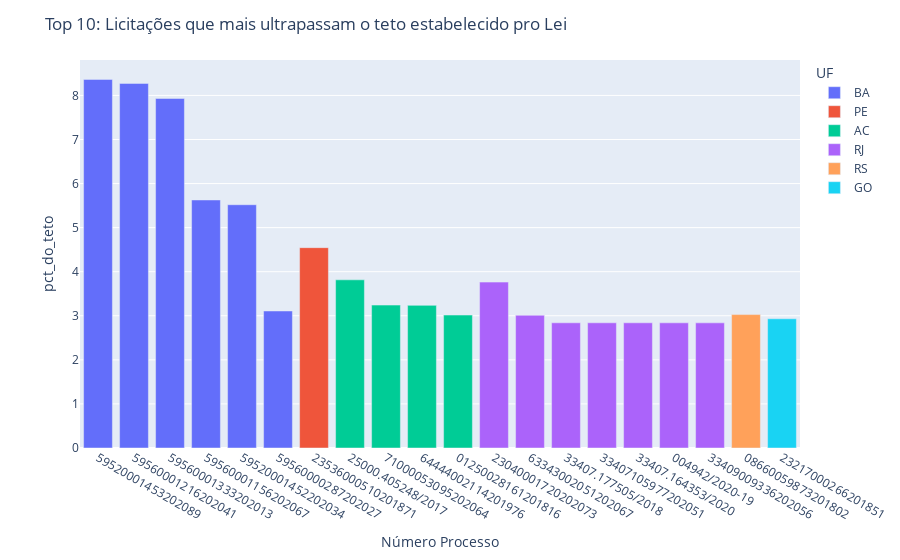

Notebook code cell kept with this figure:
### Code cell
import plotly.express as px

dd3=dd3.sort_values(by='pct_do_teto',ascending=False)

fig = px.bar(dd3[0:20],x=('Número Processo'),
                 y='pct_do_teto',hover_data=['Município','Nome Órgão Superior','Objeto'],color='UF')
 #           values='Total de Licitações')
fig.update_layout(uniformtext_minsize=14)
#fig.update_traces(root_color="lightgrey")
fig.update_layout(
    title_text='Top 10: Licitações que mais ultrapassam o teto estabelecido pro Lei'
)
fig.show()

### Figure 1 — Plotly figure (JSON) as saved in the notebook; plotly's stock layout.template omitted (floating-point values rounded to 4 significant figures)
{"data": [{"alignmentgroup": "True", "customdata": [["BOM JESUS DA LAPA", "Ministério do Desenvolvimento Regional", "Objeto: Pregão Eletrônico -  Execução dos serviços comuns de engenharia para pavimentação em bloco intertravado, em vias urbanas e rurais consolidadas, em municípios diversos localizados na área de atuação da 2ª Superintendência Regional da CODEVASF, no Estado da Bahia."], ["JUAZEIRO", "Ministério do Desenvolvimento Regional", "Objeto: Pregão Eletrônico -  Contratação de serviços de engenharia de conservação e adaptação de vias urbanas e rurais, com pavimentação em revestimento betuminoso, do tipo Tratamento Superficial Simples - TSS, em municípios diversos localizados na área de atuação da 6ª Superintendência Regional da Codevasf, no estado da Bahia."], ["JUAZEIRO", "Ministério do Desenvolvimento Regional", "Objeto: Pregão Eletrônico -  Contratação de serviços comum de engenharia de conservação e adaptação de vias urbanas e rurais, com pavimentação asfáltica com revestimento em concreto betuminoso a quente - CBUQ, em municípios diversos localizados na área de atuação da 6ª Superintendência Regional da Codevasf, no estado da Bahia"], ["JUAZEIRO", "Ministério do Desenvolvimento Regional", "Objeto: Pregão Eletrônico -  Execução dos serviços comuns de engenharia para execução de revestimento primário (encascalhamento) em estradas vicinais, num total de 974.400 m  de volume, em municípios diversos localizados na área de atuação da 6ª Superintendência Regional da Codevasf, no estado da Bahia,"], ["BOM JESUS DA LAPA", "Ministério do Desenvolvimento Regional", "Objeto: Pregão Eletrônico -  Execução dos serviços comuns de engenharia de pavimentação asfáltica com tratamento superficial duplo   TSD, em vias urbanas e rurais consolidadas, em municípios diversos localizados na área de atuação da 2ª Superintendência Regional da CODEVASF, no Estado da Bahia."], ["JUAZEIRO", "Ministério do Desenvolvimento Regional", "Objeto: Pregão Eletrônico -  Execução dos serviços de engenharia para execução de recuperação, limpeza, manutenção e desassoreamento de Aguadas em comunidades difusas da zona rural dos municípios contidos na área de atuação da 6ª Superintendência Regional da Codevasf, no Estado da Bahia"]], "hovertemplate": "UF=BA<br>Número Processo=%{x}<br>pct_do_teto=%{y}<br>Município=%{customdata[0]}<br>Nome Órgão Superior=%{customdata[1]}<br>Objeto=%{customdata[2]}<extra></extra>", "legendgroup": "BA", "marker": {"color": "#636efa", "pattern": {"shape": ""}}, "name": "BA", "offsetgroup": "BA", "orientation": "v", "showlegend": true, "textposition": "auto", "type": "bar", "x": ["59520001453202089", "59560001216202041", "59560001333202013", "59560001156202067", "59520001452202034", "59560000287202027"], "xaxis": "x", "y": [8.364, 8.273, 7.931, 5.628, 5.52, 3.109], "yaxis": "y"}, {"alignmentgroup": "True", "customdata": [["RECIFE", "Ministério da Educação", "Objeto: Pregão Eletrônico -  Registro de preços visando à contratação de empresa para prestar eventuais serviços de demolição, instalação, adaptação e manutenção de bens imóveis (com fornecimento de peças, equipamentos, ferramentas, material e mão-de-obra) para atender às necessidades do Hospital das Clínicas da UFPE/EBSERH e da Universidade Federal de Pernambuco (Campus Recife) tendo como critério de julgamento maior desconto na tabela SINAPI."]], "hovertemplate": "UF=PE<br>Número Processo=%{x}<br>pct_do_teto=%{y}<br>Município=%{customdata[0]}<br>Nome Órgão Superior=%{customdata[1]}<br>Objeto=%{customdata[2]}<extra></extra>", "legendgroup": "PE", "marker": {"color": "#EF553B", "pattern": {"shape": ""}}, "name": "PE", "offsetgroup": "PE", "orientation": "v", "showlegend": true, "textposition": "auto", "type": "bar", "x": ["23536000510201871"], "xaxis": "x", "y": [4.545], "yaxis": "y"}, {"alignmentgroup": "True", "customdata": [["BRASILIA", "Ministério da Saúde", "Objeto: Pregão Eletrônico -  Registro de Preços para contratação de serviços para atividade de patrimônio, almoxarifado, frota, contratos e requisição de serviços, pelo o período de 12 (doze) meses, executados sob demanda e sem dedicação exclusiva de mão de obra, mensurados em Unidade de Serviço Governamental   USG, conforme condições, quantidades e exigências estabelecidas neste instrumento e seus apêndices."], ["BRASILIA", "Ministério da Cidadania", "Objeto: Pregão Eletrônico -  O objeto da presente licitação é a escolha da proposta mais vantajosa para PRESTAÇÃO DE SERVIÇOS DE PREPARAÇÃO DE BASE DRENANTE PARA APLICAÇÃO DE GRAMA SINTÉTICA BEM COMO PARA O FORNECIMENTO E INSTALAÇÃO DA GRAMA SINTÉTICA, para cobertura dos campos do Programa Brasil em Campo, incluindo os materiais e mão de obra especializada para a instalação, conforme condições, quantidades e exigências estabelecidas no Edital e seus anexos"], ["BRASILIA", "Ministério da Defesa", "Objeto: Pregão Eletrônico -  Registro de preços para eventual aquisição de equipamentos de engenharia visando atender a demanda do Departamento de Engenharia e Construção (DEC) e Organizações Militares do Sistema de Engenharia do Exercito (SEE)."], ["BRASILIA", "Ministério da Ciência, Tecnologia, Inovações ", "Objeto: Pregão Eletrônico -  Contratação de empresa especializada na prestação de serviços envolvendo apoio técnico e operacional para as atividades de apoio à gestão de bens materiais e dos bens patrimoniais do órgão, pelo o período de 12 (doze) meses, na forma de serviços continuados, executados sob demanda e sem dedicação exclusiva de mão de obra, mensurados em Unidade de Serviço   US, conforme condições, quantidades, exigências e estimativas, estabelecidas no edital e seus anexos."]], "hovertemplate": "UF=AC<br>Número Processo=%{x}<br>pct_do_teto=%{y}<br>Município=%{customdata[0]}<br>Nome Órgão Superior=%{customdata[1]}<br>Objeto=%{customdata[2]}<extra></extra>", "legendgroup": "AC", "marker": {"color": "#00cc96", "pattern": {"shape": ""}}, "name": "AC", "offsetgroup": "AC", "orientation": "v", "showlegend": true, "textposition": "auto", "type": "bar", "x": ["25000.405248/2017", "71000053095202064", "64444002114201976", "01250028161201816"], "xaxis": "x", "y": [3.816, 3.243, 3.236, 3.017], "yaxis": "y"}, {"alignmentgroup": "True", "customdata": [["RIO DE JANEIRO", "Ministério da Educação", "Objeto: Pregão Eletrônico -  Contratação de empresa especializada, no ramo de engenharia, para prestação de serviços continuados de operação, de manutenção predial preventiva, corretiva e preditiva, com fornecimento de peças, materiais de consumo e insumos e mão de obra, bem como para a realização de serviços eventuais diversos, nos sistemas, equipamentos e instalações prediais utilizados pelos diversos campi do Colégio Pedro II."], ["RIO DE JANEIRO", "Ministério da Defesa", "Objeto: Pregão Eletrônico -  Registro de preços para contratação de serviços especializados em engenharia e manutenção para execução de pavimentação em CBUQ nos acessos e vias internas da Base de Abastecimento da Marinha no Rio de Janeiro."], ["RIO DE JANEIRO", "Ministério da Saúde", "Objeto: Endoscópio rígido autoclavável, de visão foro oblíqua de 30 , com sistema de lentes de bastão, transmissão de luz por fibra ótica incorporada, ocular grande angular, com diâmetro entre 4 mm a 4,7 mm e comprimento de 33 a 40 cm. Compatível com o trocater de 5mm."], ["RIO DE JANEIRO", "Ministério da Saúde", "Objeto: Sensor tipo monitorização cerebral para pacientes internados."], ["RIO DE JANEIRO", "Ministério da Saúde", "Objeto: Endoprótese luminal, tipo: stent, tipo uso: ureteral, formato: duplo j (pigtail), estrutura: metálica recoberta, sistema de implante: c, sistema introdutor, dimensões: cerca de 6 fr x 20 a 30 cm, componente ii: c, marcas radiopacas, esterilidade: estéril, uso único. Com fio guia de Nitinol"], ["RIO DE JANEIRO", "Ministério da Educação", "Objeto: Aquisição de medicamentos"], ["RIO DE JANEIRO", "Ministério da Saúde", "Objeto: Aquisição De Material Para Assistência Circulatória - Ecmo"]], "hovertemplate": "UF=RJ<br>Número Processo=%{x}<br>pct_do_teto=%{y}<br>Município=%{customdata[0]}<br>Nome Órgão Superior=%{customdata[1]}<br>Objeto=%{customdata[2]}<extra></extra>", "legendgroup": "RJ", "marker": {"color": "#ab63fa", "pattern": {"shape": ""}}, "name": "RJ", "offsetgroup": "RJ", "orientation": "v", "showlegend": true, "textposition": "auto", "type": "bar", "x": ["23040001720202073", "63343002051202067", "33407.177505/2018", "33407105977202051", "33407.164353/2020", "004942/2020-19", "33409009336202056"], "xaxis": "x", "y": [3.764, 3.012, 2.841, 2.841, 2.841, 2.84, 2.84], "yaxis": "y"}, {"alignmentgroup": "True", "customdata": [["PORTO ALEGRE", "Ministério da Justiça e Segurança Pública", "Objeto: Pregão Eletrônico -  Execução de serviços de engenharia para Implantação de Sítios de Telecomunicações com infraestrutura civil e elétrica, fornecimento e instalação de Estruturas Metálicas Verticais   Torres Autoportantes, englobando ainda a Elaboração e entrega de Projetos Executivos e Laudos Técnicos, a fim de atender o Sistema de Telecomunicações e o Programa Rádio Digital da Polícia Rodoviária Federal"]], "hovertemplate": "UF=RS<br>Número Processo=%{x}<br>pct_do_teto=%{y}<br>Município=%{customdata[0]}<br>Nome Órgão Superior=%{customdata[1]}<br>Objeto=%{customdata[2]}<extra></extra>", "legendgroup": "RS", "marker": {"color": "#FFA15A", "pattern": {"shape": ""}}, "name": "RS", "offsetgroup": "RS", "orientation": "v", "showlegend": true, "textposition": "auto", "type": "bar", "x": ["08660059873201802"], "xaxis": "x", "y": [3.027], "yaxis": "y"}, {"alignmentgroup": "True", "customdata": [["CERES", "Ministério da Educação", "Objeto: Pregão Eletrônico -  Registro de preços para eventual contratação de empresa especializada, para sob demanda, prestar de serviços comuns de engenharia inerentes à manutenção predial preventiva e corretiva dos bens imóveis, com fornecimento de peças, equipamentos, materiais e mão de obra, na forma estabelecida nas planilhas de serviços e insumos diversos descritos no Sistema Nacional de Pesquisa de Custos e Índices da Construção Civil, doravante denominada SINAPI."]], "hovertemplate": "UF=GO<br>Número Processo=%{x}<br>pct_do_teto=%{y}<br>Município=%{customdata[0]}<br>Nome Órgão Superior=%{customdata[1]}<br>Objeto=%{customdata[2]}<extra></extra>", "legendgroup": "GO", "marker": {"color": "#19d3f3", "pattern": {"shape": ""}}, "name": "GO", "offsetgroup": "GO", "orientation": "v", "showlegend": true, "textposition": "auto", "type": "bar", "x": ["23217000266201851"], "xaxis": "x", "y": [2.932], "yaxis": "y"}], "layout": {"barmode": "relative", "legend": {"title": {"text": "UF"}, "tracegroupgap": 0}, "margin": {"t": 60}, "title": {"text": "Top 10: Licitações que mais ultrapassam o teto estabelecido pro Lei"}, "uniformtext": {"minsize": 14}, "xaxis": {"anchor": "y", "domain": [0, 1], "title": {"text": "Número Processo"}}, "yaxis": {"anchor": "x", "domain": [0, 1], "title": {"text": "pct_do_teto"}}}}
